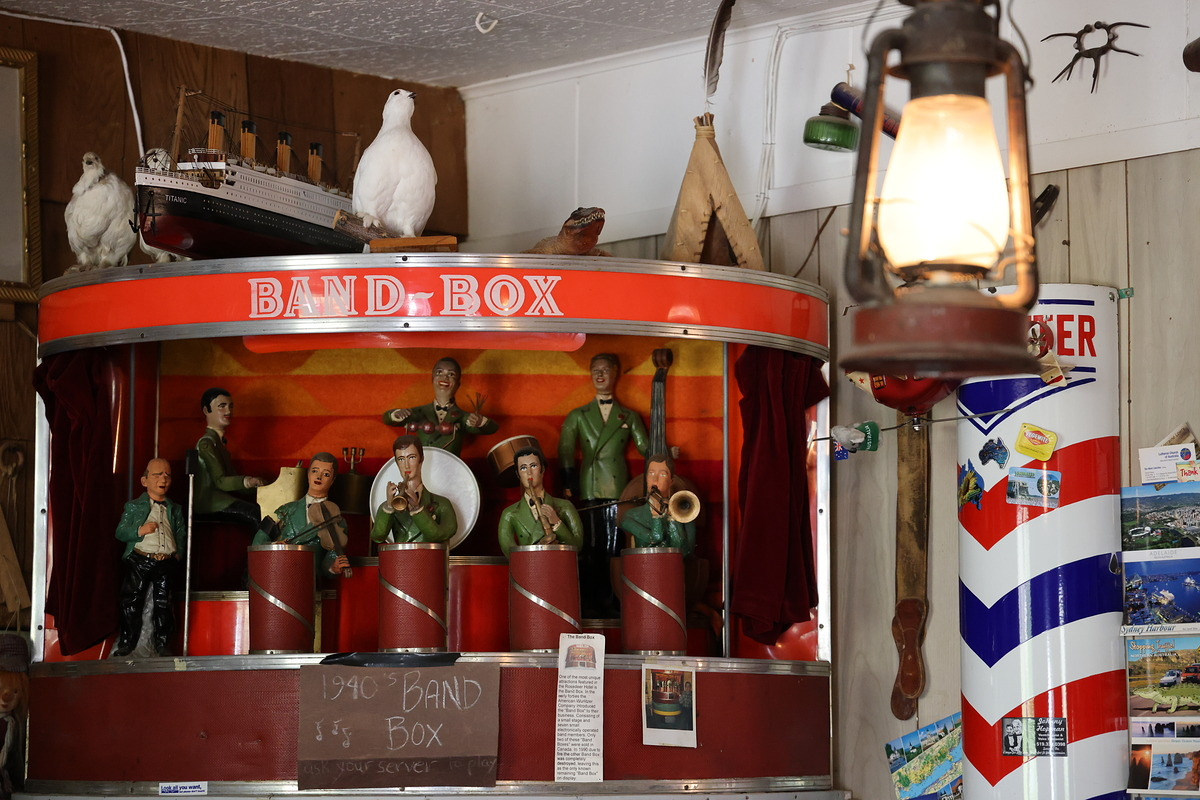
#> input picture Images/JPGImages/testJPG.jpg, 1200 x 800 px; its folder holds only this picture in this run
$ python -i ConverterApp.py   (imports and definitions only)
#> lines starting #> are read from the running program, lines starting #| are printed output that depends on the picture
import os
import sys
import subprocess
from abc import ABC, abstractmethod
from PIL import Image, ExifTags
from PyQt5.QtWidgets import QApplication, QWidget, QVBoxLayout, QPushButton, QFileDialog, QLabel, QComboBox

class ImageConverter(ABC):
    @abstractmethod
    def convert(self, input_path: str, output_path: str) -> bool:
        pass

class CR3Converter(ImageConverter):
    # [9 lines left out: function convert, not called in this run]

class ImageFileConverter(ImageConverter):
    # [8 lines left out: function convert, not called in this run]

class ImageConverterFactory:
    # [6 lines left out: function get_converter, not called in this run]

class ImageConverterHelper:
    @staticmethod
    def check_image_orientation(image):
        try:
            exif = image._getexif()
            if exif is not None:
                orientation = next((tag for tag, value in ExifTags.TAGS.items() if value == 'Orientation'), None)

                if orientation and orientation in exif:
                    if exif[orientation] == 3:
                        image = image.rotate(180, expand=True)
                    elif exif[orientation] == 6:
                        image = image.rotate(270, expand=True)
                    elif exif[orientation] == 8:
                        image = image.rotate(90, expand=True)
            return image
        except (AttributeError, KeyError, IndexError) as e:
            print(f'Error: {e}')
            return image

class ConverterApp(QWidget):
    # [82 lines left out: functions __init__, initUI, select_file, select_folder, select_output_folder, convert_file, not called in this run]

    def get_converter(self, file_path: str, output_format: str) -> ImageConverter:
        _, input_format = os.path.splitext(file_path)
        return ImageConverterFactory.get_converter(input_format)

    # [10 lines left out: functions get_output_file_path, main, not called in this run]

# [2 lines not run here, left out]

>>> import cv2
>>> picture = cv2.imread('Images/JPGImages/testJPG.jpg', cv2.IMREAD_GRAYSCALE)
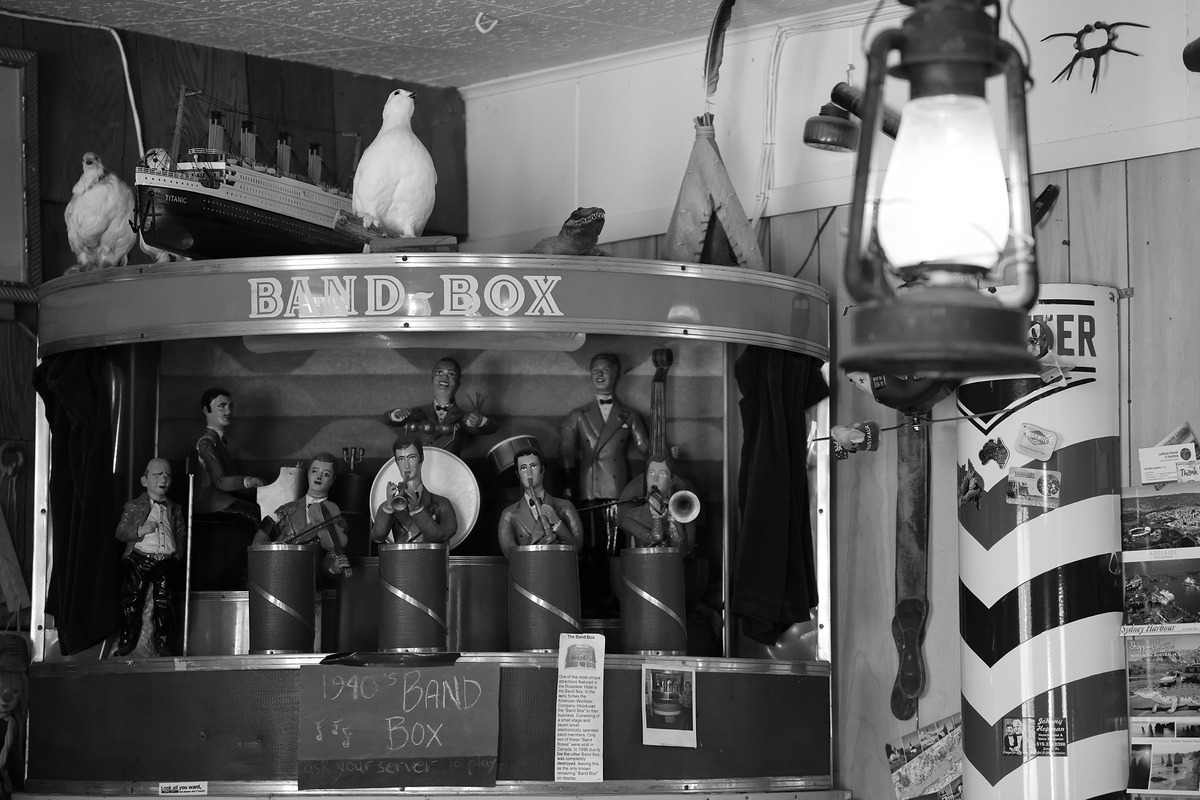
#> picture: shape (800, 1200); min 0, max 255, mean 95.5
>>> result = ImageConverterHelper().check_image_orientation(picture)
